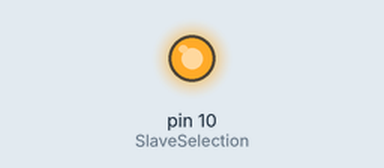
This sketch was run on a simulated Arduino Uno, built with avr-gcc and run on an emulated ATmega328P. On the bench: output pins drawn as LEDs (lit = HIGH). What the sketch prints to the serial monitor is not drawn.

Above: at 1.0 s.
Timing chart, 0 to 13.7 s (numbered marks = the images above):
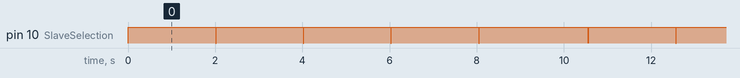

Measured:
- by itself, pin 10 (SlaveSelection): repeats every 10.6 s: 3 × (LOW 0.01 s, HIGH 2.0 s), LOW 0.01 s, HIGH 2.5 s, LOW 0.01 s, HIGH 2.0 s
- by itself, everything shown: repeats every 10.6 s, in 10 steps

The sketch:

Master_processing.ino
```cpp
//SPI Master Device
//We need to import SPI.h library first

#include"spiSelfMaster.h"
char SlaveSelection=10;
int count = 0;
void setup()


{

  //Set SlaveSelection pin as output.
//initialise spi protocol
   spi_init_master ();
  //Start the SPI communication.

  Serial.begin(9600);
}

void loop()
{
char  tab[6]="1234";
    for(int count=0; count<5; count++){
    Serial.println((char  )tab[count]);
    sendSerialData(tab[count] , SlaveSelection);
      delay(2000);
    }
    delay(500);
    Serial.println("/////////");
}

void sendSerialData(char data, int SlaveSelection)
{
  //Enable slave arduino with setting the SlaveSelection pin to 0Volt
  digitalWrite(SlaveSelection, LOW);
  // Wait for a moment
  delay(10);
  //We sent the data here and wait for the response from device

  //send with register code
  //Serial.println(data);
  unsigned char receivedValue= spi_tranceiver ( data);
  //And then write the answer to the serial port
  //Disable slave arduino with setting the SlaveSelection pin to 5Volt
  digitalWrite(SlaveSelection, HIGH);
}
```

spiSelfMaster.cpp
```cpp
#include"spiSelfMaster.h"

void spi_init_master (void)
{
   // pinMode(SlaveSelection, OUTPUT);
   //and Make it HIGH to prevent to start communication right away
   // Set MOSI, SCK, SS, as Output

    DDRB=(1<<5)|(1<<3)|(1<<2);
      //and Make it HIGH to prevent to start communication right away
    PORTB |=(1<<2);

    // Enable SPI, Set as Master
    // Prescaler: Fosc/16, Enable Interrupts
    //The MOSI, SCK pins are as per ATMega8

   //SPCR=(1<<SPE)|(1<<MSTR);
   SPCR=(1<<SPE)|(1<<MSTR)|(1<< SPR1)|(1<<SPR0);//declare the frequency /128


 // Enable Global Interrupts
 sei();
}

//Function to send and receive data for both master and slave

unsigned char spi_tranceiver (unsigned char data)

{
    // Load data into the buffer
    SPDR = data;

    //Wait until transmission complete
    while(!(SPSR & (1<<7)));   // Return received data

  return(SPDR);
}
```

spiSelfMaster.h
```cpp
#ifndef SPI_SELF_H
#define SPI_SELF_H
#include <Arduino.h>
void spi_init_master (void);
unsigned char spi_tranceiver (unsigned char data);
#endif
```
